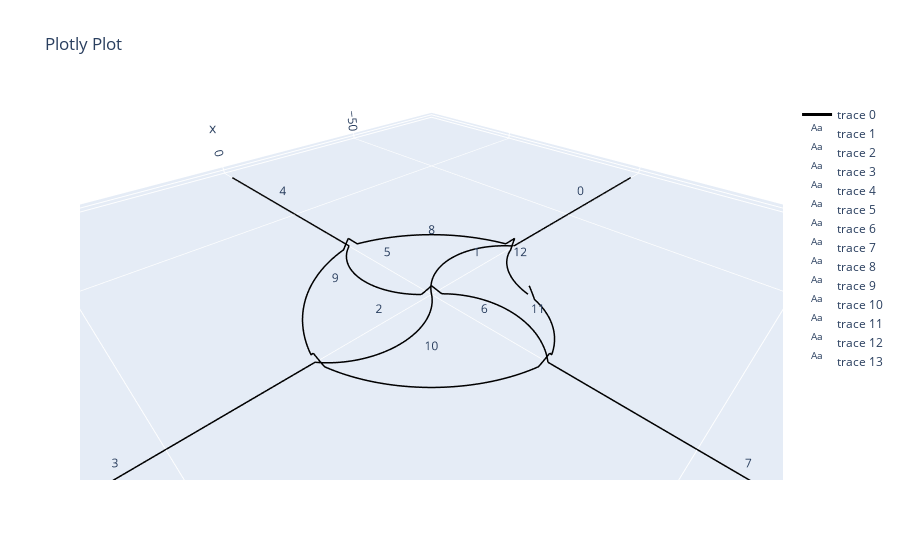

Write notebook code for a chart like this one.
### Markdown cell above
### Step 4: Account for intersections. 
Curved paths and intersections are automatically set up in the backend

### Code cell
printing_params = load_params(r'DATA/NT_Eel_0.2mm_og.json')
# When no interpolation function is provided, linear interpolation is used. No other interpolation function is implemented (yet?).
net.jump_at_intersection(intersection_width = 2, intersection_height = 2, interpolation_function=None) # These settings are just for visibility, this would be way to much
# These setting are more appropriate for printing
# net.jump_at_intersection(intersection_width = printing_params['d_nozzle']*1.5, intersection_height = printing_params['layer_height'], interpolation_function=None) 
net.net_plot(color=True, plot_type='arcs', elables=True)

### Figure 1 — Plotly figure (JSON) as saved in the notebook; plotly's stock layout.template omitted (floating-point values rounded to 4 significant figures; data arrays with more than 128 entries replaced by an {"elided": "..."} marker saying what was removed)
{"data": [{"line": {"color": "black", "width": 3}, "mode": "lines", "type": "scatter3d", "x": {"elided": "1313 float values"}, "y": {"elided": "1313 float values"}, "z": {"elided": "1313 float values"}}, {"mode": "text", "text": ["0"], "type": "scatter3d", "x": [-56.12], "y": [5.244e-16], "z": [0]}, {"mode": "text", "text": ["1"], "type": "scatter3d", "x": [-13.36], "y": [1.952e-15], "z": [0]}, {"mode": "text", "text": ["2"], "type": "scatter3d", "x": [13.36], "y": [2.462e-15], "z": [0]}, {"mode": "text", "text": ["3"], "type": "scatter3d", "x": [56.12], "y": [1.034e-15], "z": [0]}, {"mode": "text", "text": ["4"], "type": "scatter3d", "x": [-8.033e-16], "y": [-56.12], "z": [0]}, {"mode": "text", "text": ["5"], "type": "scatter3d", "x": [-1.402e-15], "y": [-13.36], "z": [0]}, {"mode": "text", "text": ["6"], "type": "scatter3d", "x": [-8.796e-16], "y": [13.36], "z": [0]}, {"mode": "text", "text": ["7"], "type": "scatter3d", "x": [-2.807e-16], "y": [56.12], "z": [0]}, {"mode": "text", "text": ["8"], "type": "scatter3d", "x": [-13.36], "y": [-13.36], "z": [0]}, {"mode": "text", "text": ["9"], "type": "scatter3d", "x": [13.36], "y": [-13.36], "z": [0]}, {"mode": "text", "text": ["10"], "type": "scatter3d", "x": [13.36], "y": [13.36], "z": [0]}, {"mode": "text", "text": ["11"], "type": "scatter3d", "x": [-6.681], "y": [20.04], "z": [0]}, {"mode": "text", "text": ["12"], "type": "scatter3d", "x": [-20.04], "y": [6.681], "z": [0]}], "layout": {"scene": {"aspectmode": "data"}, "title": {"text": "Plotly Plot"}}}
